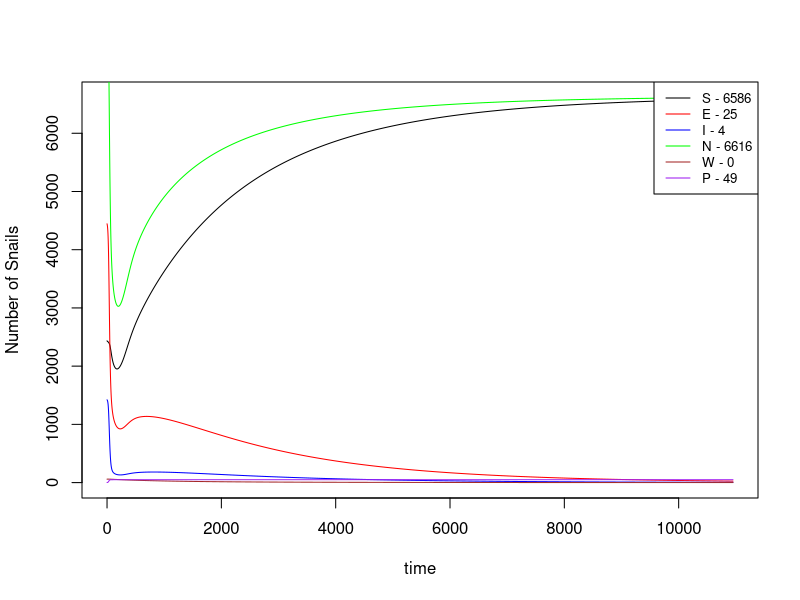
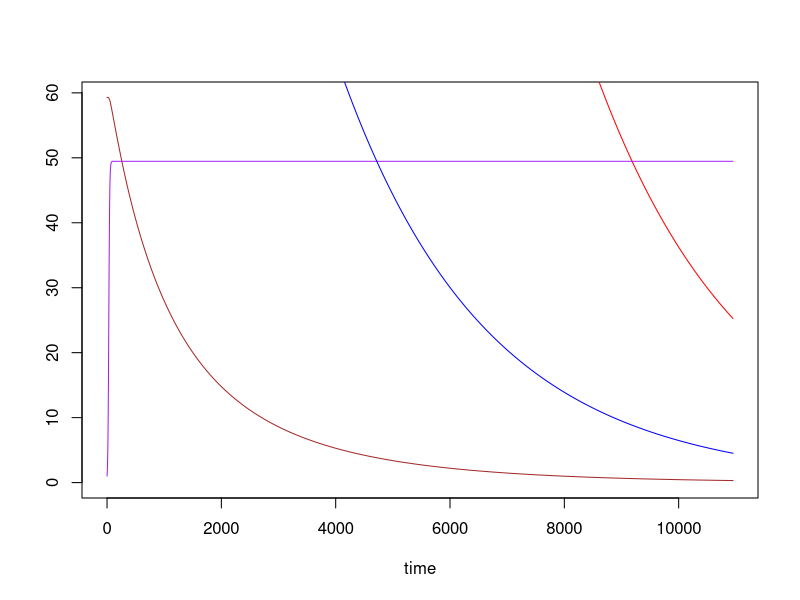

Write R code to recreate these figures, in order. (Note: this script raises an error after producing the figures.)
## A schisto model with dynamic predator population and agrochemical effects on predators
library(deSolve)
schisto_pred=function(t, n, parameters) { 
  with(as.list(parameters),{
    S=n[1]
    E=n[2]
    I=n[3]
    W=n[4]
    P=n[5]
    N=S+E+I
    pred= (alpha*alpha_q*P)/(1+(alpha*alpha_q)*N*Th)
    #inf= 0.5*beta*M*H*m*H
    inf= 0.5*beta*W*H*m*S
    dSdt= f_N*((1-(phi_N*N))*(S+(z*E))) - (mu_N*S) - (pred*S) - inf
    dEdt= inf - ((mu_N+pred+sigma)*E)
    dIdt= (sigma*E) - ((mu_N+mu_I)*I) - (pred*I)
    dWdt= (lamda*I) - ((mu_W+mu_H)*W)
    dPdt= f_p*(1-(phi_p*P))*P-(mu_p + mu_p_q)*P
    return(list(c(dSdt,dEdt,dIdt,dWdt,dPdt)))
  }) 
} 

#Reductions in attack rate, alpha, from AgroC concentration, q #############################
#reduction in predation rate (Machrobrachium nipponense) caused by pesticide exposure taken from Yuan et al,2004
  #where q_red = fraction of the control predation rate maintained by predators exposed to sublethal pesticide doses

  #if Paraquat (herbicide)
    #dose=10 ug/L; q_red=0.60
    #dose=50 ug/L; q_red=0.34
    #dose=100 ug/L; q_red=0.17
  #if Malathion (insecticide)
    #dose=10 ug/L; q_red=0.84
    #dose=50 ug/L; q_red=0.69
    #dose=100 ug/L; q_red=0.56

alpha_q=1
  
#Increased mortality rate (Procambarus alleni) from exposure to a variety of insecticides;
#EECs and 96 hr LC50s taken from Halstead, Civitello & Rohr, 2015, table1, fig1
#In DAILY time step model, TOTAL mortality rate @these LC50s = (P*0.5)/3 
#i.e. 50% of the pop dead at 3 days (96hrs) averaged to daily rate over three days 
  #~-~-~PYRETHROIDS~-~-~#
  #if malathion (organophosphate insecticide)
    #LC50=50000 ug/L; mean EEC = ~6 ug/L; 0% of env samples within 95% CI of LC50
  #if Chlorpyrifos
    #LC50=29.3 ug/L; mean EEC = ~8 ug/L; 5% of env samples within 95% CI of LC50
  #if Terbufos
    #LC50=8.89 ug/L; mean EEC = ~2 ug/L; 22% of env samples within 95% CI of LC50  
  #~-~-~ORGANOPHOSPHATES~-~-~#
  #if Esfenvalerate
    #LC50=0.22 ug/L; mean EEC = ~0.4 ug/L; 97% of env samples within 95% CI of LC50 
  #if lambda-cyhalothrin
    #LC50=0.21 ug/L; mean EEC = ~8 ug/L; 100% of env samples within 95% CI of LC50  
  #if Permethrin
    #LC50=0.58 ug/L; mean EEC = ~2 ug/L; 99% of env samples within 95% CI of LC50  

estimate=0
#Parameters and starting values ###################################
yrs=30
time=seq(0,365*yrs,1)
p=1
parameters=c(f_N=0.16, #Instantaneous snail mortality rate
             phi_N= (1-1/(80*0.16))/10000, #~Inverse of snail carrying capacity
             z=0.5, #Fraction of exposed snails that reproduce
             mu_N=1/80, #Snail mortality rate; assumed lifespan=12 weeks
             alpha=0.003, #per capita prawn attack rate on humans
             P=p, #Number of prawns in the system
             Th=0.1, #Prawn predation max
             beta=0.000004, #Snail infection probability
             H=1000, # human population
             sigma=0.02, # exposed snails becoming infected
             mu_I=0.05, #Enhanced mortality of infected snails
             lamda=0.00004, #Human infection probability from infected snails
             mu_H=0.00004566, #Worm mortality from host deaths
             mu_W=0.00091324, #Adult worm natural mortality
             m=0.5, #Miracidial production per reproductive female
             f_p=0.128, #Prawn per capita daily mortality rate
             alpha_q=1, #Reduction in prawn attack rate from AgroC
             phi_p=0.02, #Predator prawn carrying capacity
             mu_p=0.00137, #Predator prawn natural per capita daily mortality rate
             mu_p_q=0 #Predator prawn enhanced morality rate from agrochemicals
)

nstart=c(S=2435,E=4445,I=1422, M=59.3, P=p) #Prawn-free equilibrium values
output=as.data.frame(ode(nstart,time,schisto_pred,parameters))
output[0:200,]
eqbm<-output[365*yrs,]
eqbm

#Plot changes over time period ##############################
par(mfrow=c(1,1))
plot(output[,1], output[,2], type='l', xlab="time",ylab="Number of Snails",
     ylim=c(0,max(output[,2]+output[10950,3]+output[10950,4])))
lines(output[,1],output[,3],col="red")
lines(output[,1],output[,4],col="blue")
lines(output[,1],output[,2]+output[,3]+output[,4],col="green")
lines(output[,1],output[,5],col="brown")
lines(output[,1],output[,6],col="purple")
legend("topright",paste(c("S","E","I","N","W","P"),
                        as.integer(c(eqbm[,2],eqbm[,3],eqbm[,4],(eqbm[,2]+eqbm[,3]+eqbm[,4]),eqbm[,5],eqbm[,6])),
                        sep=" - "),
       col=c("black","red","blue","green","brown","purple"),lty=1,cex=0.8)

#Plot showing parameters with lower magnitude ###############################
plot(output[,1], output[,5], type='l', col="brown", xlab="time",ylab="",
     main="", ylim=c(0,max(output[,5])))
lines(output[,1],output[,3],col="red")
lines(output[,1],output[,6],col="purple")
lines(output[,1],output[,4],col="blue")

#Validate that Phi_P is ~ P in Sokolow model ################
phi_P_range<-seq(from=1, to=100, by=1)
vals<-matrix(ncol=5, nrow=length(phi_P_range))
for(phi_P in phi_P_range){
  nstart=c(S=2435,E=4445,I=1422, M=59.3, P=p)
  parameters["phi_p"]<-phi_P^-1
  print(parameters["phi_p"])
  output=as.data.frame(ode(nstart,time,schisto_pred,parameters)) #params_withextra
  eqbm<-output[365*yrs,]
  eqbm
  print(eqbm)
  vals[phi_P,1]<-phi_P^-1
  vals[phi_P,2]<-as.numeric(eqbm[,2]+eqbm[,3]+eqbm[,4])
  vals[phi_P,3]<-as.numeric(eqbm[,4])
  vals[phi_P,4]<-as.numeric(eqbm[,5])
  vals[phi_P,5]<-as.numeric(prev(W=eqbm[,5]))
}

#Plot N and I over phi_p #############
par(mfrow=c(2,1), cex.lab=1.5, cex.axis=1.3)
#Plot total number of snails (N) across different values of P
par(mai=c(0.2, 1.1, 0.1,0.4))
plot(vals[,1]^-1, vals[,2], type='l', lwd=3, xlab="",ylab="",
     col="black", ylim=c(0,9000), xaxt='n')
  mtext(expression(italic(N)), side=2, cex=2, las=2, line=2.6)

#Plot total number of infected snails (I) across different values of P
par(mai=c(1.2, 1.1, 0.1,0.4))
plot(vals[,1]^-1, vals[,3], type='l', lwd=3, xlab="Prawn Carrying Capacity",ylab="", 
     col="blue", ylim=c(0,1500))
  mtext(expression(italic(I)), side=2, cex=2, las=2, line=2.6, col="blue")

#Plot showing only mean worm burden over time with the dynamic P function #################
plot(output[,1], output[,5], type='l', col="brown", xlab="time",ylab="Mean Worm Burden",
     ylim=c(0,max(output[,5])))
